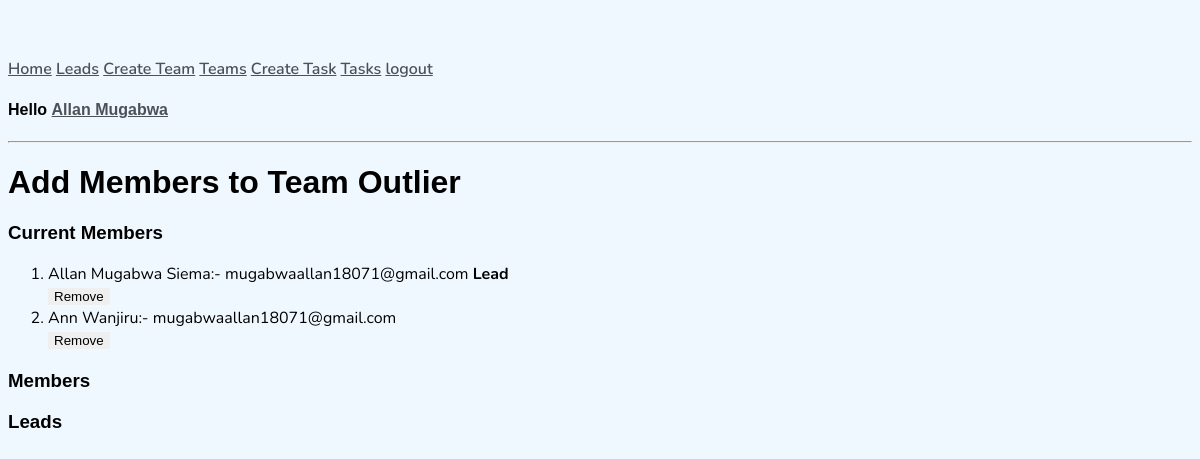
The page /add-members/1/ (signed in) on the database as committed earlier.
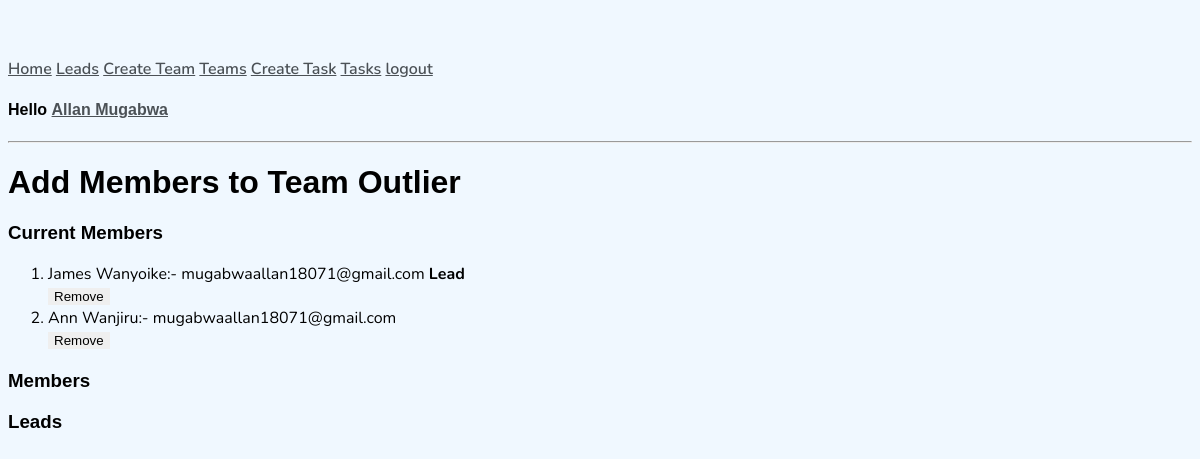
The same page on the database as committed later.
### users/models.py (models this page shows, shortened)
class NewUser(AbstractBaseUser, PermissionsMixin):
    full_name = models.CharField(max_length=150)
    email = models.EmailField(blank=True)
    username = models.CharField(max_length=150,unique=True)
    password = models.CharField(max_length=250)
    postal_code = models.CharField(max_length=50, blank=True)
    description = models.TextField(blank=True)
    start_date = models.DateTimeField(default=timezone.now)
    is_staff = models.BooleanField(default=False)
    is_active = models.BooleanField(default=True)
    is_lead = models.BooleanField(default=False)
    team = models.ForeignKey(Team, on_delete=models.CASCADE, null=True,blank=True)
    objects = CustomAccountManager()
    USERNAME_FIELD = 'username'
    REQUIRED_FIELDS = ['full_name','email']

### team/views.py (the view, shortened to what this page needs)
# urls.py: path('add-members/<int:pk>/',AddTeamMembers.as_view(),name='add-members'),
class AddTeamMembers(LoginRequiredMixin, UserPassesTestMixin, DetailView):
    template_name = 'team/add_members.html'
    model = Team
    context_object_name = 'team'
    def get_context_data(self, *args, **kwags):
        context = super(AddTeamMembers, self).get_context_data(*args, **kwags)
        context['members'] = NewUser.objects.all()
        return context
    def test_func(self):
        return self.request.user.is_authenticated and self.request.user.is_staff

### team/models.py (called while the page is built)
    def __str__(self):
        return self.team_name

### team/templates/team/add_members.html (shortened to what this page needs)
{% extends 'users/base.html' %}
{% block content %}
<h1>Add Members to Team {{team}}</h1>
<h3>Current Members</h3>
<ol>
    {%for memberx in members %} {% if memberx.team == team %}
     <li>{{memberx.full_name}}:- {{memberx.email}}
        {% if memberx.is_lead %} <strong>Lead</strong>
        {% endif %}
        <form method="POST">
            <input name='remove' type="submit" value="Remove">
        </form>
     </li>
    {% endif %} {% endfor %}
</ol>
<h3>Members</h3>
<h3>Leads</h3>
{% endblock content %}

Rows that differ between the two databases and show on the page:
changed NewUser: full_name "Allan Mugabwa Siema" → "James Wanyoike"
